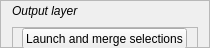
                <widget class="QFrame" name="frame_5">
                 <property name="minimumSize">
                  <size>
                   <width>0</width>
                   <height>48</height>
                  </size>
                 </property>
                 <property name="maximumSize">
                  <size>
                   <width>16777215</width>
                   <height>48</height>
                  </size>
                 </property>
                 <property name="frameShape">
                  <enum>QFrame::StyledPanel</enum>
                 </property>
                 <property name="frameShadow">
                  <enum>QFrame::Raised</enum>
                 </property>
                 <layout class="QGridLayout" name="gridLayout_4">
                  <property name="topMargin">
                   <number>0</number>
                  </property>
                  <property name="bottomMargin">
                   <number>0</number>
                  </property>
                  <item row="0" column="1">
                   <widget class="QgsFileWidget" name="resultsOutLayer">
                    <property name="sizePolicy">
                     <sizepolicy hsizetype="Expanding" vsizetype="Fixed">
                      <horstretch>0</horstretch>
                      <verstretch>0</verstretch>
                     </sizepolicy>
                    </property>
                    <property name="minimumSize">
                     <size>
                      <width>100</width>
                      <height>21</height>
                     </size>
                    </property>
                    <property name="maximumSize">
                     <size>
                      <width>16777215</width>
                      <height>21</height>
                     </size>
                    </property>
                    <property name="toolTip">
                     <string/>
                    </property>
                    <property name="accessibleName">
                     <string/>
                    </property>
                    <property name="accessibleDescription">
                     <string/>
                    </property>
                    <property name="dialogTitle">
                     <string/>
                    </property>
                    <property name="defaultRoot">
                     <string/>
                    </property>
                   </widget>
                  </item>
                  <item row="0" column="0">
                   <widget class="QLabel" name="selectionLayerLabel_11">
                    <property name="sizePolicy">
                     <sizepolicy hsizetype="Fixed" vsizetype="Fixed">
                      <horstretch>0</horstretch>
                      <verstretch>0</verstretch>
                     </sizepolicy>
                    </property>
                    <property name="minimumSize">
                     <size>
                      <width>80</width>
                      <height>16</height>
                     </size>
                    </property>
                    <property name="font">
                     <font>
                      <weight>50</weight>
                      <italic>true</italic>
                      <bold>false</bold>
                     </font>
                    </property>
                    <property name="text">
                     <string>Output layer</string>
                    </property>
                   </widget>
                  </item>
                  <item row="1" column="0" colspan="2">
                   <widget class="QFrame" name="frame_2">
                    <property name="minimumSize">
                     <size>
                      <width>0</width>
                      <height>21</height>
                     </size>
                    </property>
                    <property name="maximumSize">
                     <size>
                      <width>16777215</width>
                      <height>21</height>
                     </size>
                    </property>
                    <property name="frameShape">
                     <enum>QFrame::StyledPanel</enum>
                    </property>
                    <property name="frameShadow">
                     <enum>QFrame::Raised</enum>
                    </property>
                    <layout class="QHBoxLayout" name="horizontalLayout_4">
                     <property name="spacing">
                      <number>0</number>
                     </property>
                     <property name="leftMargin">
                      <number>0</number>
                     </property>
                     <property name="topMargin">
                      <number>0</number>
                     </property>
                     <property name="rightMargin">
                      <number>0</number>
                     </property>
                     <property name="bottomMargin">
                      <number>0</number>
                     </property>
                     <item>
                      <widget class="QPushButton" name="selectionRun">
                       <property name="sizePolicy">
                        <sizepolicy hsizetype="Fixed" vsizetype="Fixed">
                         <horstretch>0</horstretch>
                         <verstretch>21</verstretch>
                        </sizepolicy>
                       </property>
                       <property name="minimumSize">
                        <size>
                         <width>0</width>
                         <height>21</height>
                        </size>
                       </property>
                       <property name="layoutDirection">
                        <enum>Qt::LeftToRight</enum>
                       </property>
                       <property name="text">
                        <string>Launch and merge selections</string>
                       </property>
                       <property name="icon">
                        <iconset resource="../resources.qrc">
                         <normaloff>:/plugins/FragScape/icons/play.svg</normaloff>:/plugins/FragScape/icons/play.svg</iconset>
                       </property>
                      </widget>
                     </item>
                    </layout>
                   </widget>
                  </item>
                 </layout>
                </widget>
